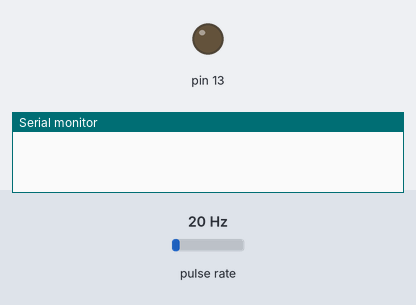
This sketch was run on a simulated Arduino Uno, built with avr-gcc and run on an emulated ATmega328P. Parts: output pins drawn as LEDs (lit = HIGH), the last lines printed to the serial monitor. Wiring (inferred from the names in the program): pulse sensor: data pin 2. The inputs (shaded band) are chosen by the test bench; at power-on: pulse rate 20 Hz.

Above: at 0.1 s.
At 1.1 s:
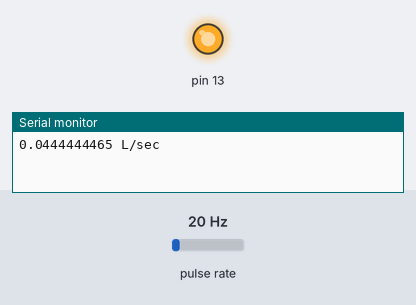
Timing chart, 0 to 2.6 s (numbered marks = the images above):
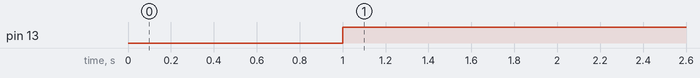

Measured:
- by itself, pin 13: LOW → HIGH at 1.0 s

The sketch:

sketch_dec03b.ino
```cpp
/*
YF‐ S201 Water Flow Sensor
Water Flow Sensor output processed to read in litres/hour
Adaptation Courtesy: www.hobbytronics.co.uk
*/

volatile int flow_frequency; // Measures flow sensor pulses
float l_hour; // Calculated litres/hour
unsigned char flowsensor = 2; // Sensor Input
unsigned long currentTime;
unsigned long cloopTime;

void flow () // Interrupt function
{
   flow_frequency++;
}

void setup()
{
   pinMode(flowsensor, INPUT);
   pinMode(13,OUTPUT);
   digitalWrite(flowsensor, HIGH); // Optional Internal Pull-Up
   Serial.begin(9600);
   attachInterrupt(0, flow, RISING); // Setup Interrupt
   sei(); // Enable interrupts
   currentTime = millis();
   cloopTime = currentTime;
}

void loop ()
{
   currentTime = millis();
   // Every second, calculate and print litres/hour
   float x = 1.0;

   if(currentTime >= (cloopTime + 1000))
   {
      cloopTime = currentTime; // Updates cloopTime
      // Pulse frequency (Hz) = 7.5Q, Q is flow rate in L/min.
      l_hour = (flow_frequency / (7.5*60)); // (Pulse frequency x 60 min) / 7.5Q = flowrate in L/hour
      //flow_frequency = 0; // Reset Counter
      if(l_hour == x){
        digitalWrite(13,LOW);delay(5000);
      }
      else if(l_hour < x){
        digitalWrite(13,HIGH);
      }

      Serial.print(l_hour, DEC); // Print litres/hour
      Serial.println(" L/sec");
   }
}
```
